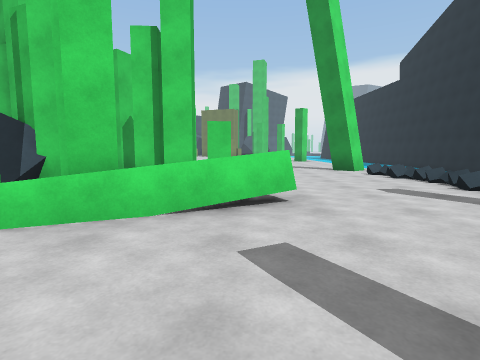
view 1 (above)

21 first-person views from a walk through a Unity game level. The camera is 1.3 m above the floor, tilts 6° down and sees 80° across. The floor is counted in squares, 2 m on a side. Each view is taken from the middle of a square. On the plan, view 1 faces up. The plan holds only what a view shows up to about 9 squares ahead; the rest is blank. The place goes on beyond the plan. The player is left out. Surface patterns are stand-ins for the level's own textures.

view 2
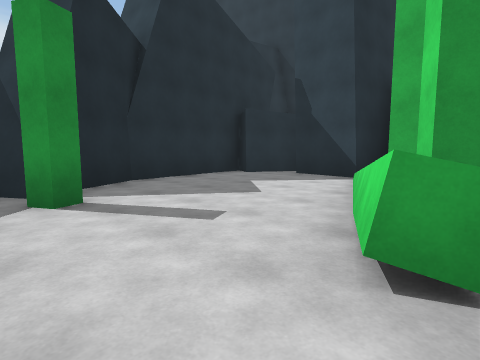

view 3
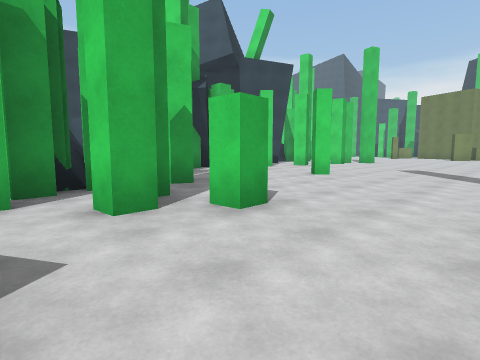

view 4
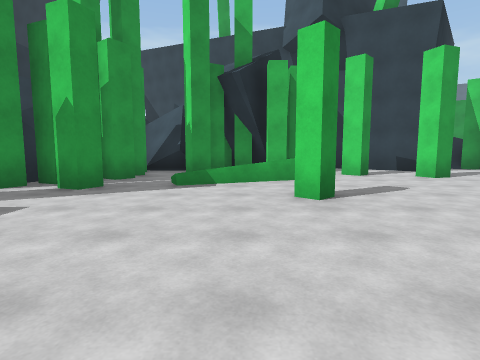

view 5
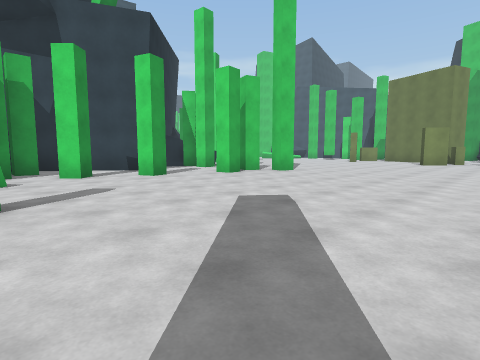

view 6
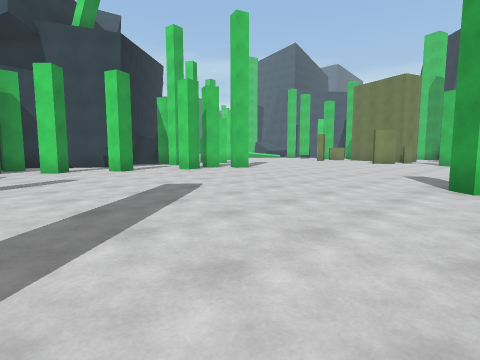

view 7
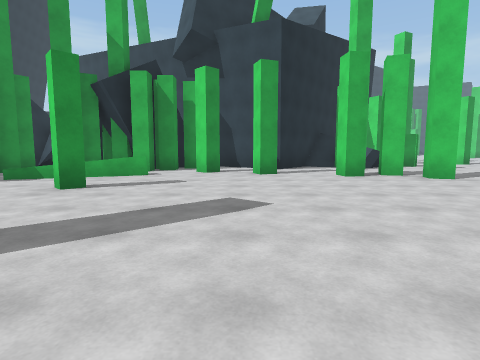

view 8
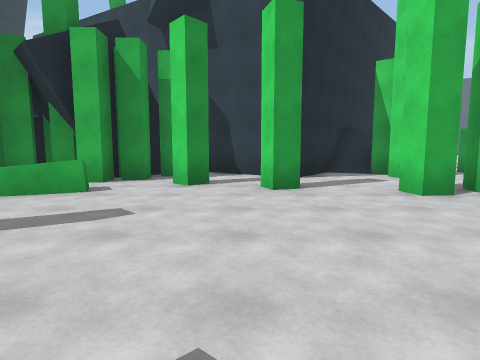

view 9
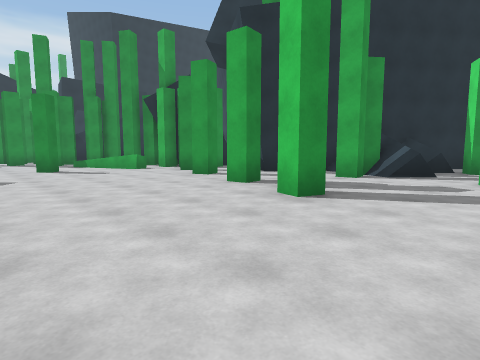

view 10
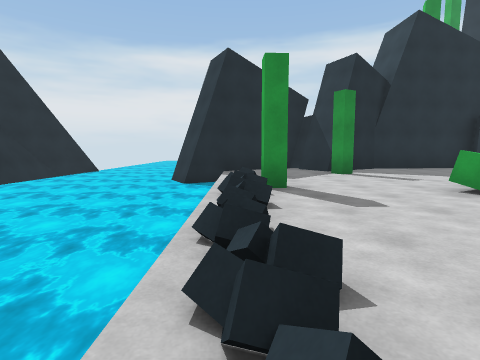

view 11
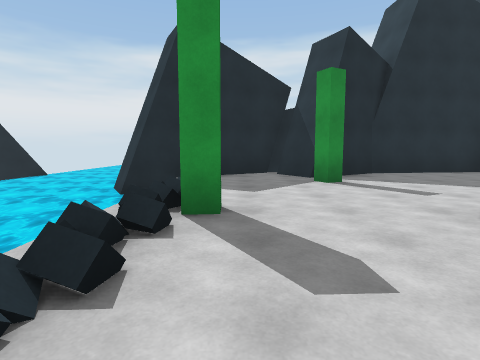

view 12
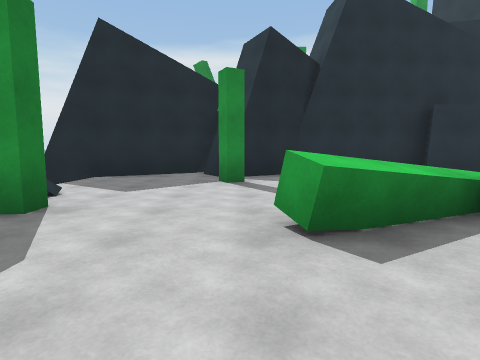

view 13
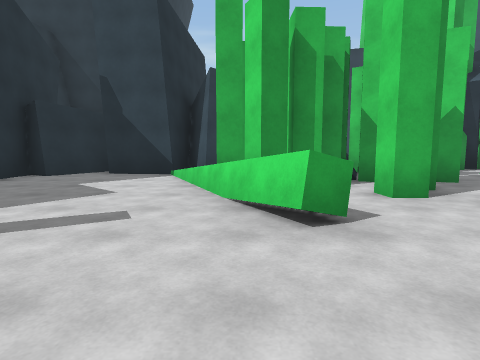

view 14
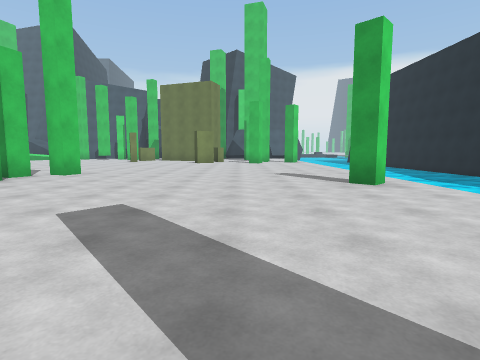

view 15
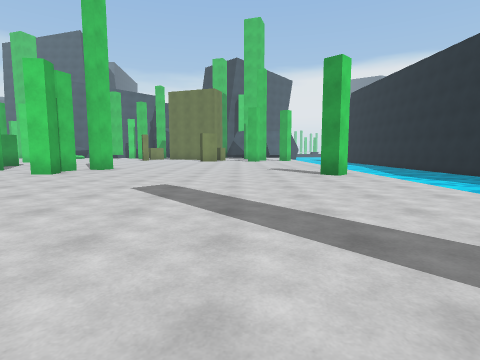

view 16
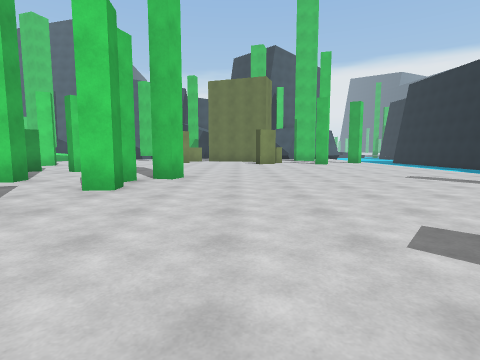

view 17
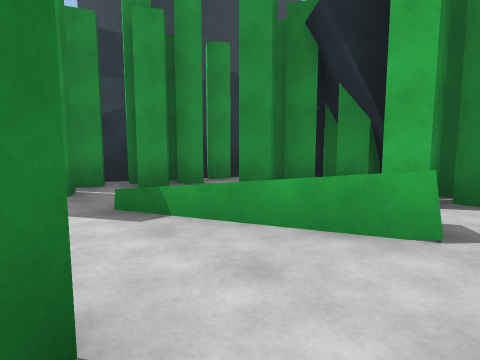

view 18
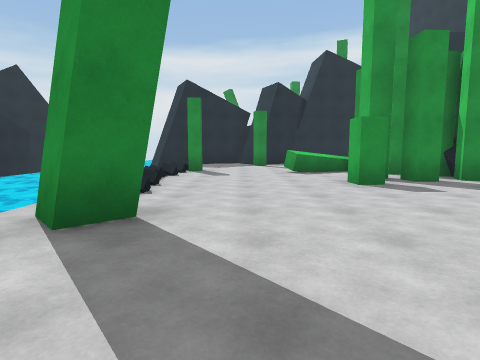

view 19
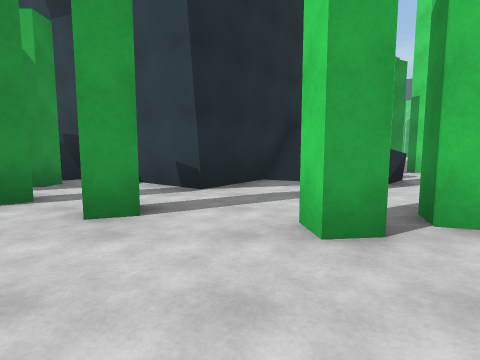

view 20
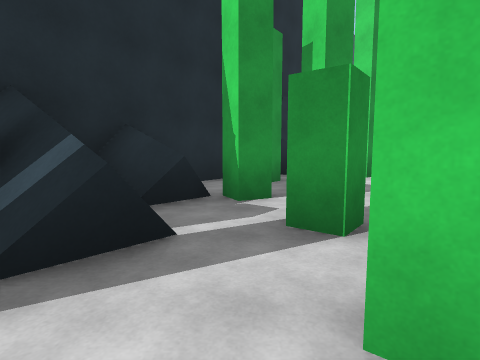

view 21
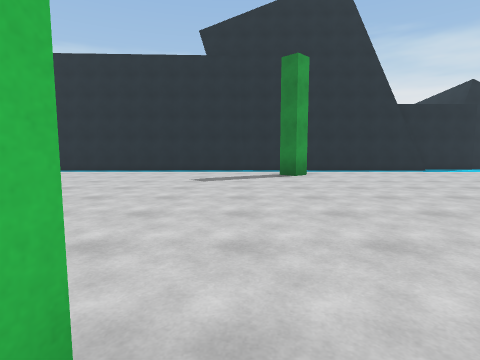

### Floor plan
Key: @ floor where view 1 was taken; # wall or solid block; x gap in a wall; . main floor; : floor 0.25 m higher than the main floor; + floor 0.5 m higher than the main floor; / step, stairs or slope; = window, fence, low wall or low ledge; ≈ water the walk keeps out of; B green block; L block.
Columns run from 12 left of view 1 to 6 right of it. Each row starts with its distance up from view 1.
 21 #.#BB#...........
 20 #.#..............
 19 #####...#........ ≈
 18   ####.#......... ≈
 17    ##...#.......x≈≈
 16     #............≈≈
 15     ##.#.........≈
 14    ##............≈
 13    #..#..........≈
 12   ####...........
 11   #  ##==.#......
 10      #../........
  9     ###///.....#.
  8      #...........
  7      ###.#......:≈≈
  6       #####B....L≈≈
  5          ###....+≈≈
  4          ##==...:≈≈
  3         ###==...L≈≈
  2        ##=......L≈≈
  1       ##.........≈≈
  0       ##....@#...≈≈
 -1       #......#..###
 -2       ###.####### ≈
 -3        ####   #

Positions as (right, up) in squares from view 1, and headings:
1: (0, 0), facing up
2: (2, 4), facing down-left
3: (2, 4), facing up-left
4: (2, 10), facing left
5: (2, 11), facing up-left
6: (4, 11), facing up-left
7: (3, 14), facing left
8: (0, 14), facing left
9: (0, 21), facing down-left
10: (4, 8), facing down
11: (3, 6), facing down
12: (1, 6), facing down
13: (3, 3), facing left
14: (1, 11), facing up
15: (1, 9), facing up
16: (-2, 12), facing up
17: (-2, 12), facing down-left
18: (2, 12), facing down
19: (-2, 16), facing left
20: (-6, 20), facing left
21: (-4, 18), facing right
